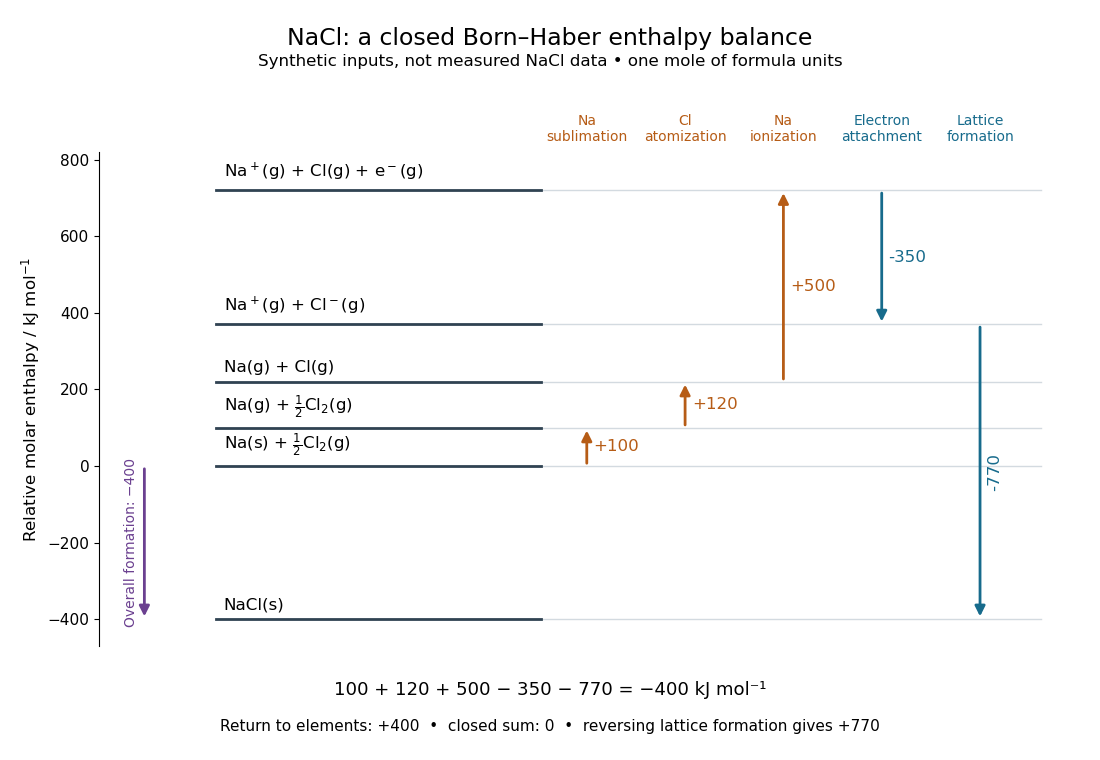

This figure's Python source:
"""Original synthetic Hess-law inventory diagram; Python 3.14, matplotlib 3.10.7.

Run from _media; the matching PNG is written to the current directory.
All numerical enthalpies are invented, internally consistent teaching inputs.
"""
from pathlib import Path

import matplotlib.pyplot as plt
import numpy as np


def main():
    steps = np.array([100, 120, 500, -350, -770], dtype=int)
    levels = np.concatenate(([0], np.cumsum(steps)))
    inventories = [
        r"Na(s) + $\frac{1}{2}$Cl$_2$(g)",
        r"Na(g) + $\frac{1}{2}$Cl$_2$(g)",
        r"Na(g) + Cl(g)",
        r"Na$^+$(g) + Cl(g) + e$^-$(g)",
        r"Na$^+$(g) + Cl$^-$(g)",
        r"NaCl(s)",
    ]
    names = ["Na\nsublimation", "Cl\natomization", "Na\nionization", "Electron\nattachment", "Lattice\nformation"]
    fig, ax = plt.subplots(figsize=(11, 7.6), dpi=100, facecolor="white")
    fig.subplots_adjust(left=0.09, right=0.97, bottom=0.15, top=0.80)
    ax.set(xlim=(-0.9, 11.9), ylim=(-470, 820))
    ax.set_ylabel(r"Relative molar enthalpy / kJ mol$^{-1}$", fontsize=12)
    ax.set_xticks([])
    ax.spines[["top", "right", "bottom"]].set_visible(False)
    ax.tick_params(labelsize=11)
    for value, inventory in zip(levels, inventories):
        ax.plot([0.65, 11.55], [value, value], color="#d3dae0", lw=1, zorder=0)
        ax.plot([0.65, 4.95], [value, value], color="#304352", lw=2)
        ax.text(0.75, value + 18, inventory, fontsize=12, va="bottom")
    for i, (delta, name) in enumerate(zip(steps, names)):
        x = 5.55 + i * 1.3
        color = "#b65c16" if delta > 0 else "#176b8c"
        ax.annotate("", (x, levels[i + 1]), (x, levels[i]),
                    arrowprops={"arrowstyle": "-|>", "color": color, "lw": 2, "mutation_scale": 15})
        ax.text(x + 0.09, (levels[i] + levels[i + 1]) / 2, f"{delta:+d}",
                color=color, fontsize=12, va="center", rotation=90 if i == 4 else 0)
        ax.text(x, 840, name, ha="center", va="bottom", fontsize=10, color=color)
    ax.annotate("", (-0.3, -400), (-0.3, 0),
                arrowprops={"arrowstyle": "-|>", "color": "#6b4090", "lw": 2, "mutation_scale": 15})
    ax.text(-0.48, -200, "Overall formation: −400", rotation=90,
            ha="center", va="center", color="#6b4090", fontsize=10)
    fig.suptitle("NaCl: a closed Born–Haber enthalpy balance", fontsize=17, y=0.965)
    fig.text(0.5, 0.913, "Synthetic inputs, not measured NaCl data • one mole of formula units", ha="center", fontsize=12)
    fig.text(0.5, 0.085, "100 + 120 + 500 − 350 − 770 = −400 kJ mol⁻¹", ha="center", fontsize=13)
    fig.text(0.5, 0.038, "Return to elements: +400  •  closed sum: 0  •  reversing lattice formation gives +770", ha="center", fontsize=11)
    fig.savefig(Path.cwd() / (Path(__file__).stem + ".png"), facecolor="white", transparent=False)
    plt.close(fig)


if __name__ == "__main__":
    main()
